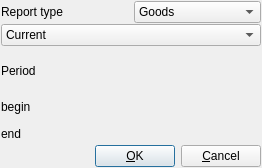
<?xml version="1.0" encoding="UTF-8"?>
<ui version="4.0">
 <class>dlgAdvReport</class>
 <widget class="QDialog" name="dlgAdvReport">
  <property name="geometry">
   <rect>
    <x>0</x>
    <y>0</y>
    <width>262</width>
    <height>168</height>
   </rect>
  </property>
  <property name="windowTitle">
   <string>dlgAdvReport</string>
  </property>
  <layout class="QGridLayout">
   <property name="margin">
    <number>1</number>
   </property>
   <property name="spacing">
    <number>1</number>
   </property>
   <item row="3" column="0">
    <layout class="QVBoxLayout">
     <item>
      <layout class="QHBoxLayout">
       <item>
        <widget class="QLabel" name="lblBegin">
         <property name="text">
          <string>begin</string>
         </property>
         <property name="wordWrap">
          <bool>false</bool>
         </property>
        </widget>
       </item>
       <item>
        <widget class="Q3DateTimeEdit" name="dteBegin"/>
       </item>
      </layout>
     </item>
     <item>
      <layout class="QHBoxLayout">
       <item>
        <widget class="QLabel" name="lblEnd">
         <property name="text">
          <string>end</string>
         </property>
         <property name="wordWrap">
          <bool>false</bool>
         </property>
        </widget>
       </item>
       <item>
        <widget class="Q3DateTimeEdit" name="dteEnd"/>
       </item>
      </layout>
     </item>
    </layout>
   </item>
   <item row="4" column="0">
    <layout class="QHBoxLayout">
     <property name="spacing">
      <number>6</number>
     </property>
     <property name="margin">
      <number>0</number>
     </property>
     <item>
      <spacer name="Horizontal Spacing2">
       <property name="orientation">
        <enum>Qt::Horizontal</enum>
       </property>
       <property name="sizeType">
        <enum>QSizePolicy::Expanding</enum>
       </property>
       <property name="sizeHint" stdset="0">
        <size>
         <width>20</width>
         <height>20</height>
        </size>
       </property>
      </spacer>
     </item>
     <item>
      <widget class="QPushButton" name="buttonOk">
       <property name="text">
        <string>&amp;OK</string>
       </property>
       <property name="icon">
        <iconset>
         <normaloff>ok.png</normaloff>ok.png</iconset>
       </property>
       <property name="shortcut">
        <string/>
       </property>
       <property name="autoDefault">
        <bool>true</bool>
       </property>
       <property name="default">
        <bool>true</bool>
       </property>
      </widget>
     </item>
     <item>
      <widget class="QPushButton" name="buttonCancel">
       <property name="text">
        <string>&amp;Cancel</string>
       </property>
       <property name="icon">
        <iconset>
         <normaloff>stop_cancel.png</normaloff>stop_cancel.png</iconset>
       </property>
       <property name="shortcut">
        <string/>
       </property>
       <property name="autoDefault">
        <bool>true</bool>
       </property>
      </widget>
     </item>
    </layout>
   </item>
   <item row="2" column="0">
    <widget class="QLabel" name="textLabel2">
     <property name="text">
      <string>Period</string>
     </property>
     <property name="wordWrap">
      <bool>false</bool>
     </property>
    </widget>
   </item>
   <item row="1" column="0">
    <widget class="QComboBox" name="cmbType">
     <item>
      <property name="text">
       <string>Current</string>
      </property>
     </item>
     <item>
      <property name="text">
       <string>Period</string>
      </property>
     </item>
    </widget>
   </item>
   <item row="0" column="0">
    <layout class="QHBoxLayout">
     <item>
      <widget class="QLabel" name="textLabel1">
       <property name="text">
        <string>Report type</string>
       </property>
       <property name="wordWrap">
        <bool>false</bool>
       </property>
      </widget>
     </item>
     <item>
      <widget class="QComboBox" name="cmbReport">
       <item>
        <property name="text">
         <string>Goods</string>
        </property>
       </item>
       <item>
        <property name="text">
         <string>Hourly</string>
        </property>
       </item>
       <item>
        <property name="text">
         <string>Checks</string>
        </property>
       </item>
       <item>
        <property name="text">
         <string>Discounts</string>
        </property>
       </item>
      </widget>
     </item>
    </layout>
   </item>
  </layout>
 </widget>
 <layoutdefault spacing="6" margin="11"/>
 <pixmapfunction>qPixmapFromMimeSource</pixmapfunction>
 <customwidgets>
  <customwidget>
   <class>Q3DateTimeEdit</class>
   <extends>QWidget</extends>
   <header>Qt3Support/Q3DateTimeEdit</header>
  </customwidget>
 </customwidgets>
 <includes>
  <include location="global">qdatetime.h</include>
 </includes>
 <resources/>
 <connections>
  <connection>
   <sender>buttonOk</sender>
   <signal>clicked()</signal>
   <receiver>dlgAdvReport</receiver>
   <slot>accept()</slot>
   <hints>
    <hint type="sourcelabel">
     <x>20</x>
     <y>20</y>
    </hint>
    <hint type="destinationlabel">
     <x>20</x>
     <y>20</y>
    </hint>
   </hints>
  </connection>
  <connection>
   <sender>buttonCancel</sender>
   <signal>clicked()</signal>
   <receiver>dlgAdvReport</receiver>
   <slot>reject()</slot>
   <hints>
    <hint type="sourcelabel">
     <x>20</x>
     <y>20</y>
    </hint>
    <hint type="destinationlabel">
     <x>20</x>
     <y>20</y>
    </hint>
   </hints>
  </connection>
  <connection>
   <sender>cmbType</sender>
   <signal>activated(int)</signal>
   <receiver>dlgAdvReport</receiver>
   <slot>refresh(int)</slot>
   <hints>
    <hint type="sourcelabel">
     <x>20</x>
     <y>20</y>
    </hint>
    <hint type="destinationlabel">
     <x>20</x>
     <y>20</y>
    </hint>
   </hints>
  </connection>
 </connections>
</ui>
